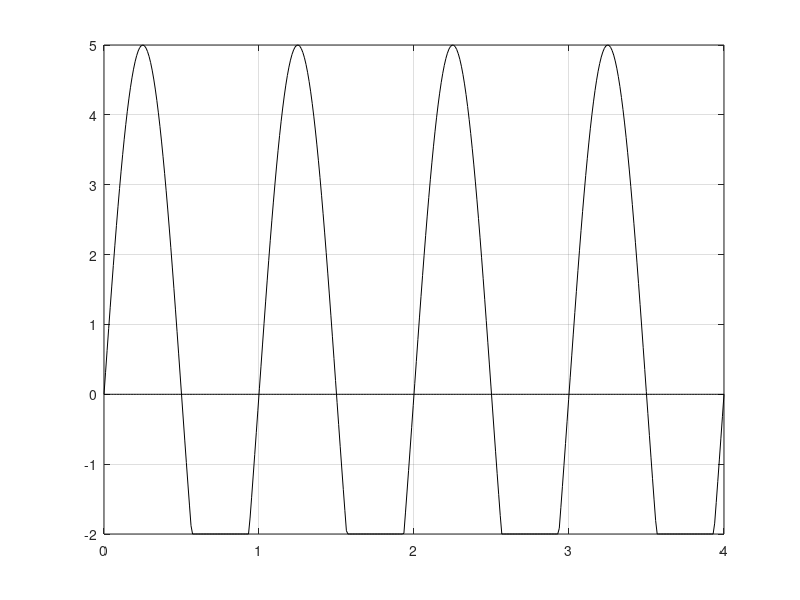

Write the MATLAB code that produced this figure.
clear;
clc;
x=input('enter plot no ');
if x==1
t=linspace(0,5,500);
plot(t,abs(sin(2*pi*t)),'k');
grid on;
elseif x==2
t=linspace(0,5.5,500);
plot(t,abs(sin(1.5*t)),'k');
grid on;
elseif x==3
t=linspace(-3,3,500);
y1=sin(2*pi*t);
y2=zeros(1,300);
y=[y2 y1 y2];
t=linspace(-10,10,1100);
plot(t,y,'k');
grid on;
elseif x==4
t=linspace(0,4,400);
x=5*sin(2*pi*t);
I1=find(x>3);
x(I1)=3;
plot(t,x,'k');
grid on;
hold on;
plot(t,t-t,'k');
elseif x==5
t=linspace(0,4,400);
x=5*sin(2*pi*t);
I1=find(x<-2);
x(I1)=-2;
plot(t,x,'k');
grid on;
hold on;
plot(t,t-t,'k');
elseif x==6
t=linspace(0,4,400);
x=5*sin(2*pi*t);
I1=find(x<-2);
x(I1)=-2;
T2=find(x>3);
x(T2)=3;
plot(t,x,'k');
grid on;
hold on;
plot(t,t-t,'k');
end;
